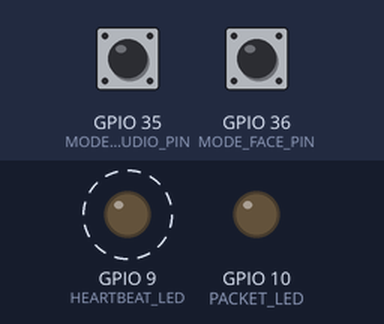
The sketch below on a simulated ESP32-S3. On the bench: output pins drawn as LEDs (lit = HIGH). Dashed ring = blinking. Inputs (shaded band) come from the test bench; at power-on: GPIO 35 (MODE_AUDIO_PIN) LOW, GPIO 36 (MODE_FACE_PIN) HIGH. I2S audio is not simulated (input reads silence); what the sketch prints to the serial monitor is not drawn.

Above: at 0.2 s.
Timing chart, 0 to 3.0 s (numbered marks = the images above):
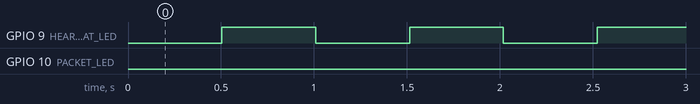

Measured:
- by itself, GPIO 9 (HEARTBEAT_LED): alternates HIGH for 0.50 s and LOW for 0.50 s

The sketch:

truevision_esp32.ino
```cpp
#include <Arduino.h>
#include <HardwareSerial.h>
#include <driver/i2s.h>

namespace {
constexpr uint8_t FRAME_A = 0xAA;
constexpr uint8_t FRAME_B = 0x55;
constexpr uint8_t TYPE_AUDIO = 0x01;
constexpr uint8_t TYPE_MODE = 0x02;
constexpr uint8_t TYPE_MARKER = 0x03;

constexpr int HEARTBEAT_LED = 9;
constexpr int PACKET_LED = 10;
constexpr int RECORD_LED = 38;
constexpr int MODE_AUDIO_PIN = 35;
constexpr int MODE_FACE_PIN = 36;

constexpr int I2S_SCK = 8;
constexpr int I2S_WS = 6;
constexpr int I2S_SD = 7;
constexpr int UART_TX = 43;
constexpr int UART_RX = 44;

constexpr uint32_t SAMPLE_RATE = 16000;
constexpr size_t PACKET_SAMPLES = 256;
constexpr uint32_t UART_BAUD = 921600;
constexpr uint32_t HEARTBEAT_MS = 500;
constexpr uint32_t DEBOUNCE_MS = 50;

HardwareSerial SerialPi(0);
int32_t i2sBuffer[PACKET_SAMPLES];
int16_t pcmBuffer[PACKET_SAMPLES];

enum DeviceMode : uint8_t {
  AUDIO_MODE = 0x00,
  FACE_MODE = 0x01,
};

DeviceMode currentMode = FACE_MODE;
DeviceMode stableMode = FACE_MODE;
uint32_t lastHeartbeatAt = 0;
uint32_t lastModeChangeAt = 0;
bool heartbeatState = false;

uint8_t checksum(const uint8_t* data, size_t length) {
  uint32_t sum = 0;
  for (size_t index = 0; index < length; ++index) {
    sum += data[index];
  }
  return static_cast<uint8_t>(sum & 0xFF);
}

void sendFrame(uint8_t type, const uint8_t* payload, uint16_t length) {
  SerialPi.write(FRAME_A);
  SerialPi.write(FRAME_B);
  SerialPi.write(type);
  SerialPi.write(static_cast<uint8_t>(length & 0xFF));
  SerialPi.write(static_cast<uint8_t>((length >> 8) & 0xFF));
  if (length > 0) {
    SerialPi.write(payload, length);
  }
  SerialPi.write(checksum(payload, length));
}

void pulsePacketLed() {
  digitalWrite(PACKET_LED, HIGH);
  delayMicroseconds(400);
  digitalWrite(PACKET_LED, LOW);
}

DeviceMode readSwitchMode() {
  const int audioState = digitalRead(MODE_AUDIO_PIN);
  const int faceState = digitalRead(MODE_FACE_PIN);
  if (audioState == HIGH && faceState == LOW) {
    return AUDIO_MODE;
  }
  return FACE_MODE;
}

void sendCurrentMode() {
  const uint8_t payload[1] = { static_cast<uint8_t>(currentMode) };
  sendFrame(TYPE_MODE, payload, 1);
}

void configureI2S() {
  const i2s_config_t i2sConfig = {
    .mode = static_cast<i2s_mode_t>(I2S_MODE_MASTER | I2S_MODE_RX),
    .sample_rate = SAMPLE_RATE,
    .bits_per_sample = I2S_BITS_PER_SAMPLE_32BIT,
    .channel_format = I2S_CHANNEL_FMT_ONLY_LEFT,
    .communication_format = I2S_COMM_FORMAT_STAND_I2S,
    .intr_alloc_flags = 0,
    .dma_buf_count = 4,
    .dma_buf_len = PACKET_SAMPLES,
    .use_apll = false,
    .tx_desc_auto_clear = false,
    .fixed_mclk = 0,
  };

  const i2s_pin_config_t pinConfig = {
    .bck_io_num = I2S_SCK,
    .ws_io_num = I2S_WS,
    .data_out_num = I2S_PIN_NO_CHANGE,
    .data_in_num = I2S_SD,
  };

  i2s_driver_install(I2S_NUM_0, &i2sConfig, 0, nullptr);
  i2s_set_pin(I2S_NUM_0, &pinConfig);
}

void readAndSendAudio() {
  size_t bytesRead = 0;
  if (i2s_read(I2S_NUM_0, i2sBuffer, sizeof(i2sBuffer), &bytesRead, 0) != ESP_OK || bytesRead == 0) {
    return;
  }

  const size_t sampleCount = bytesRead / sizeof(int32_t);
  for (size_t index = 0; index < sampleCount; ++index) {
    pcmBuffer[index] = static_cast<int16_t>(i2sBuffer[index] >> 14);
  }

  sendFrame(TYPE_AUDIO, reinterpret_cast<uint8_t*>(pcmBuffer), static_cast<uint16_t>(sampleCount * sizeof(int16_t)));
  pulsePacketLed();
}

void updateModeSwitch() {
  const DeviceMode observed = readSwitchMode();
  if (observed != stableMode) {
    lastModeChangeAt = millis();
    stableMode = observed;
  }
  if (stableMode != currentMode && millis() - lastModeChangeAt >= DEBOUNCE_MS) {
    currentMode = stableMode;
    sendCurrentMode();
  }
}

void updateHeartbeat() {
  const uint32_t now = millis();
  if (now - lastHeartbeatAt < HEARTBEAT_MS) {
    return;
  }
  lastHeartbeatAt = now;
  heartbeatState = !heartbeatState;
  digitalWrite(HEARTBEAT_LED, heartbeatState ? HIGH : LOW);
}
}

void setup() {
  pinMode(HEARTBEAT_LED, OUTPUT);
  pinMode(PACKET_LED, OUTPUT);
  pinMode(MODE_AUDIO_PIN, INPUT);
  pinMode(MODE_FACE_PIN, INPUT);

  SerialPi.begin(UART_BAUD, SERIAL_8N1, UART_RX, UART_TX);
  configureI2S();

  currentMode = readSwitchMode();
  stableMode = currentMode;
  sendCurrentMode();
}

void loop() {
  updateHeartbeat();
  updateModeSwitch();
  readAndSendAudio();
}
```
